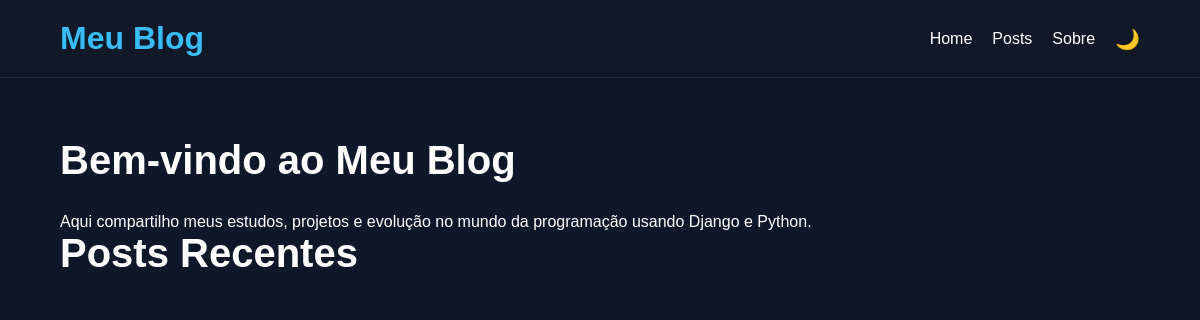
Before: / with the older database file.
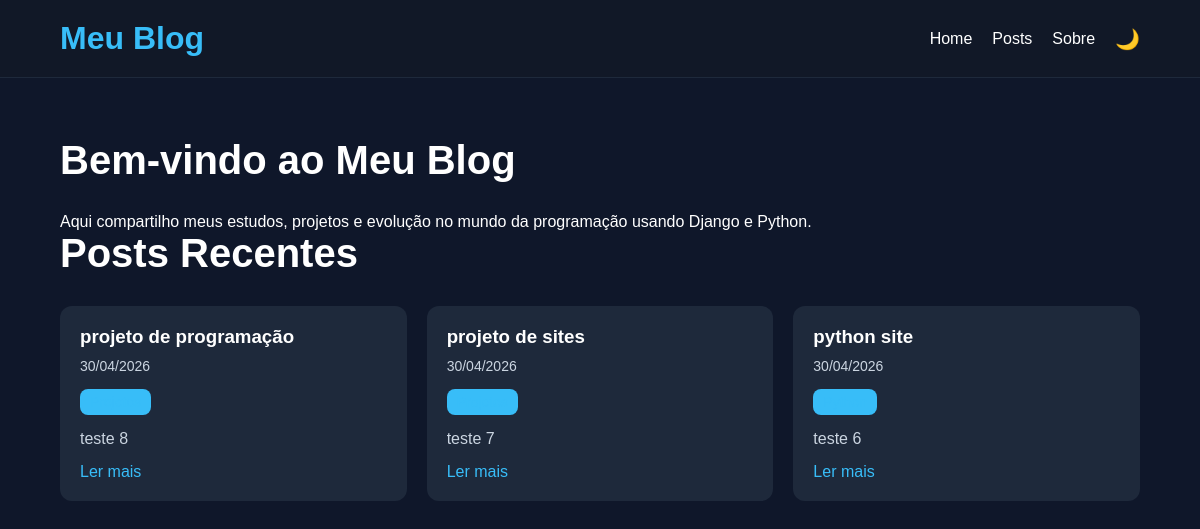
After: the same page with the newer database file.
### blog/models.py (models this page shows, shortened)
class Post(models.Model):
    titulo = models.CharField(
        max_length=200
    )
    conteudo = models.TextField()
    data_criacao = models.DateTimeField(
        auto_now_add=True
    )
    slug = models.SlugField(
        unique=True
    )
    categoria = models.ForeignKey(
        Categoria,
        on_delete=models.CASCADE,
        null=True,
        blank=True
    )
    likes = models.PositiveIntegerField(
        default=0
    )

### blog/views.py (the view)
# urls.py: 2. Add a URL to urlpatterns:  path('', views.home, name='home')
def home(request):
    posts = Post.objects.order_by(
        '-data_criacao'
    )[:3]
    return render(
        request,
        'home.html',
        {
            'posts': posts
        }
    )

### blog/templates/home.html (shortened to what this page needs)
{% extends 'base.html' %}
{% block content %}
<section class="hero">
    <h2 class="section-title">
        Bem-vindo ao Meu Blog
    </h2>
    <p class="hero-text">
        Aqui compartilho meus estudos,
        projetos e evolução no mundo da programação
        usando Django e Python.
    </p>
</section>
<section>
    <h2 class="section-title">
        Posts Recentes
    </h2>
    <div class="posts-grid">
        {% for post in posts %}
            <div class="post-card">
                <h3>
                    {{ post.titulo }}
                </h3>
                <p class="post-date">
                    {{ post.data_criacao|date:"d/m/Y" }}
                </p>
                <a
                    class="post-category"
                    href="/posts/?categoria={{ post.categoria.nome }}"
                >
                </a>
                <p>
                    {{ post.conteudo|truncatewords:20 }}
                </p>
                <a href="/post/{{ post.slug }}/">
                    Ler mais
                </a>
            </div>
        {% endfor %}
    </div>
</section>
{% endblock %}

### blog/templates/base.html (shortened to what this page needs)
{% load static %}
<!DOCTYPE html>
<html lang="pt-br">
<head>
    <link
        rel="stylesheet"
        href="{% static 'css/style.css' %}"
    >
</head>
<body>
<header>
    <div class="container nav-container">
        <h1 class="logo">
            Meu Blog
        </h1>
        <ul class="nav-links">
            <li>
                <a href="/">
                    Home
                </a>
            </li>
            <li>
                <a href="/posts/">
                    Posts
                </a>
            </li>
            <li>
                <a href="/sobre/">
                    Sobre
                </a>
            </li>
            <li>
                <button id="theme-toggle">
                    🌙
                </button>
            </li>
        </ul>
    </div>
</header>
<main class="container">
    {% block content %}
    {% endblock %}
</main>
</body>
</html>

### blog/static/css/style.css (style rules this page uses)
* { margin: 0; padding: 0; box-sizing: border-box; }
body { background-color: #0f172a; color: white; font-family: Arial, Helvetica, sans-serif; transition: 0.3s; }
.container { width: 90%; max-width: 1200px; margin: auto; }
header { background-color: #111827; padding: 20px 0; border-bottom: 1px solid #1e293b; }
.nav-container { display: flex; justify-content: space-between; align-items: center; }
.logo { color: #38bdf8; }
.nav-links { display: flex; list-style: none; gap: 20px; align-items: center; }
.nav-links a { text-decoration: none; color: white; transition: 0.3s; }
#theme-toggle { background: none; border: none; font-size: 20px; cursor: pointer; color: white; }
main { padding: 60px 0; }
.section-title { margin-bottom: 30px; font-size: 40px; }
.posts-grid { display: grid; grid-template-columns: repeat( auto-fit, minmax(300px, 1fr) ); gap: 20px; }
.post-card { background-color: #1e293b; padding: 20px; border-radius: 12px; transition: 0.3s; }
.post-card h3 { margin-bottom: 10px; }
.post-card p { margin-bottom: 15px; color: #cbd5e1; }
.post-card a { text-decoration: none; color: #38bdf8; }
.post-date { font-size: 14px; color: #94a3b8; margin-bottom: 10px; }
.post-category { display: inline-block; background-color: #38bdf8; color: #0f172a; padding: 5px 10px; border-radius: 8px; text-decoration: none; font-size: 14px; margin-bottom: 15px; }

Changed rows visible on the page:
added Post: titulo "projeto de programação", data_criacao "30/04/2026", conteudo "teste 8"
added Post: titulo "projeto de sites", data_criacao "30/04/2026", conteudo "teste 7"
added Post: titulo "python site", data_criacao "30/04/2026", conteudo "teste 6"
